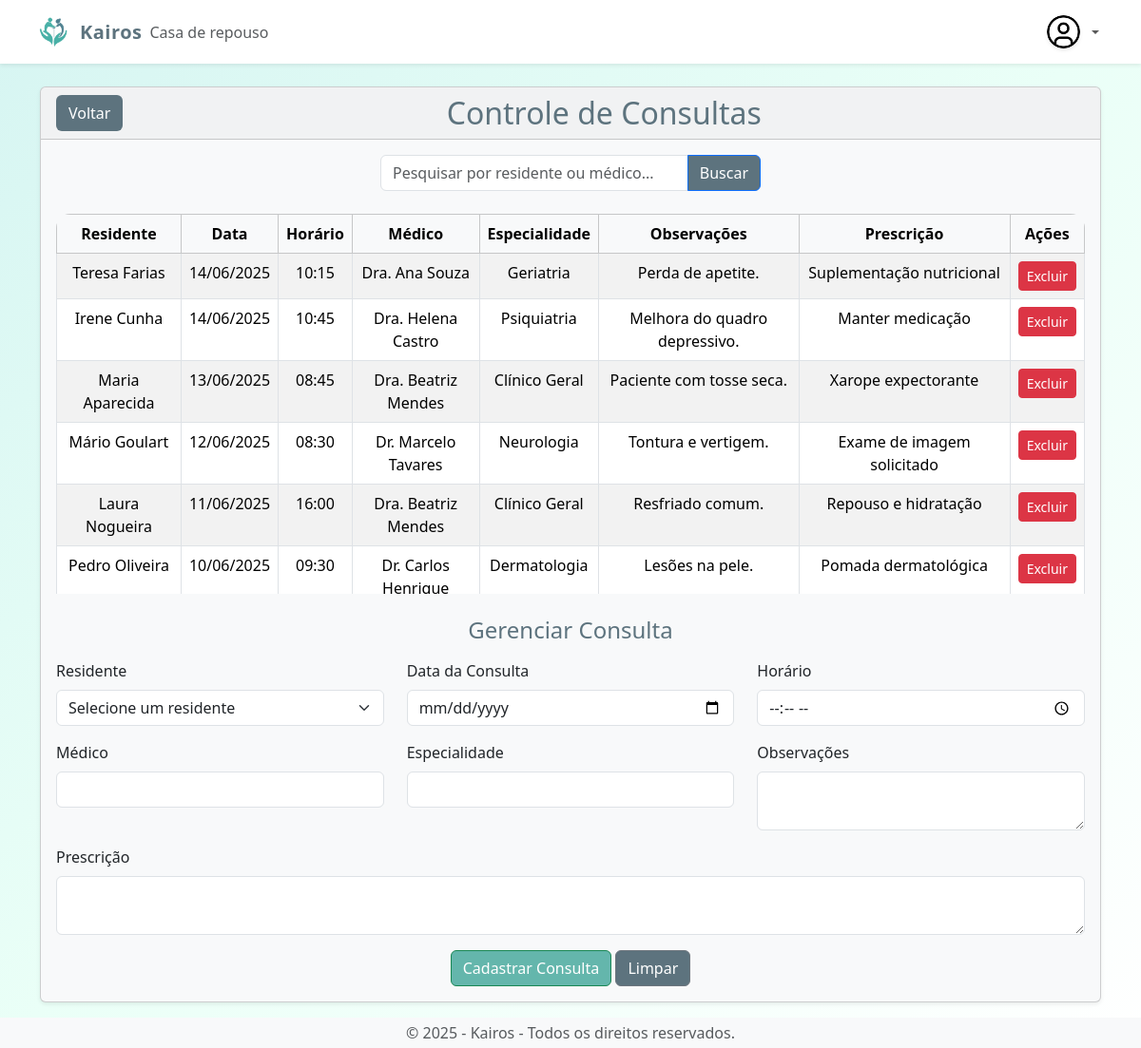
The app's page /listConsultas.php (signed in) with its own data.
### tables this page shows
CREATE TABLE `tb_consultas` (
  `id` int(11) NOT NULL,
  `resident_id` int(11) NOT NULL,
  `data_consulta` date NOT NULL,
  `horario` time DEFAULT NULL,
  `medico` varchar(255) NOT NULL,
  `especialidade` varchar(100) DEFAULT NULL,
  `observacoes` text DEFAULT NULL,
  `prescricao` text DEFAULT NULL
);

CREATE TABLE `tb_residentes` (
  `id` int(11) NOT NULL,
  `nome` varchar(255) NOT NULL,
  `data_nasc` date DEFAULT NULL,
  `cpf` varchar(14) NOT NULL,
  `rg` varchar(20) DEFAULT NULL,
  `telefone` varchar(20) DEFAULT NULL,
  `endereco` text DEFAULT NULL,
  `email` varchar(100) DEFAULT NULL,
  `quarto` varchar(50) DEFAULT NULL,
  `medicamentos` text DEFAULT NULL,
  `alergias` text DEFAULT NULL,
  `restricoes_alimentares` text DEFAULT NULL,
  `responsavel_nome` varchar(255) DEFAULT NULL,
  `responsavel_telefone` varchar(20) DEFAULT NULL,
  `responsavel_email` varchar(100) DEFAULT NULL,
  `parente_grau` varchar(50) DEFAULT NULL
);

### consultasQuerys.php (called while the page is built, shortened)
<?php
if (!empty($search)) {
    $query = $pdo->prepare("
        SELECT c.*, r.nome AS residente
        FROM tb_consultas c
        JOIN tb_residentes r ON c.resident_id = r.id
        WHERE r.nome LIKE :search OR c.medico LIKE :search
        ORDER BY c.data_consulta DESC, c.horario ASC
    ");
    $query->execute(['search' => "%$search%"]);
} else {
    $query = $pdo->query("
        SELECT c.*, r.nome AS residente
        FROM tb_consultas c
        JOIN tb_residentes r ON c.resident_id = r.id
        ORDER BY c.data_consulta DESC, c.horario ASC
    ");
}
$consultas = $query->fetchAll(PDO::FETCH_ASSOC);
?>

### listConsultas.php (the view, shortened to what this page needs)
<?php
include_once "header.php";
include_once "dbConnection.php";
$search = $_GET['search'] ?? '';
include_once "consultasQuerys.php";
?>
<main class="container mt-4 mb-5">
    <div class="card bg-light shadow-sm rounded-lg mb-5">
        <div class="card-header">
            <div class="d-flex justify-content-between align-items-center">
                <a href="dashboard.php" class="btn text-white" style="background-color: #5D737E;">Voltar</a>
                <h2 class="mb-0 text-center flex-grow-1 color1">Controle de Consultas</h2>
            </div>
        </div>
        <div class="card-body d-flex flex-column">
            <form method="GET" class="mb-4">
                <div class="input-group mx-auto" style="max-width: 400px;">
                    <input type="text" name="search" class="form-control" placeholder="Pesquisar por residente ou médico..." value="<?= htmlspecialchars($search) ?>">
                    <button class="btn btn-primary" type="submit" style="background-color: #5D737E;">Buscar</button>
                </div>
            </form>
            <div class="table-responsive table-rounded flex-grow-1" style="max-height: 400px; overflow-y: auto;">
                <table class="table table-bordered table-striped mb-0 text-center">
                    <thead class="table-light">
                        <tr>
                            <th>Residente</th>
                            <th>Data</th>
                            <th>Horário</th>
                            <th>Médico</th>
                            <th>Especialidade</th>
                            <th>Observações</th>
                            <th>Prescrição</th>
                            <th>Ações</th>
                        </tr>
                    </thead>
                    <tbody>
                        <?php if (count($consultas) > 0): ?>
                            <?php foreach ($consultas as $consulta): ?>
                                <tr class="editable-row"
                                    data-id="<?= $consulta['id'] ?>"
                                    data-resident_id="<?= $consulta['resident_id'] ?>"
                                    data-data_consulta="<?= $consulta['data_consulta'] ?>"
                                    data-horario="<?= $consulta['horario'] ?>"
                                    data-medico="<?= htmlspecialchars($consulta['medico']) ?>"
                                    data-especialidade="<?= htmlspecialchars($consulta['especialidade']) ?>"
                                    data-observacoes="<?= htmlspecialchars($consulta['observacoes']) ?>"
                                    data-prescricao="<?= htmlspecialchars($consulta['prescricao']) ?>">
                                    <td><?= htmlspecialchars($consulta['residente']) ?></td>
                                    <td><?= htmlspecialchars(date('d/m/Y', strtotime($consulta['data_consulta']))) ?></td>
                                    <td><?= htmlspecialchars(substr($consulta['horario'], 0, 5)) ?></td>
                                    <td><?= htmlspecialchars($consulta['medico']) ?></td>
                                    <td><?= htmlspecialchars($consulta['especialidade']) ?></td>
                                    <td><?= htmlspecialchars($consulta['observacoes']) ?></td>
                                    <td><?= htmlspecialchars($consulta['prescricao']) ?></td>
                                    <td>
                                        <form method="POST" class="d-inline">
                                            <button type="submit" class="btn btn-danger btn-sm" onclick="return confirm('Tem certeza que deseja excluir esta consulta?')">Excluir</button>
                                        </form>
                                    </td>
                                </tr>
                            <?php endforeach; ?>
                        <?php else: ?>
                            <tr>
                                <td colspan="8" class="text-center">Nenhuma consulta encontrada.</td>
                            </tr>
                        <?php endif; ?>
                    </tbody>
                </table>
            </div>
            <div class="mt-4">
                <h4 class="text-center color1">Gerenciar Consulta</h4>
                <form method="POST" class="mt-3">
                    <div class="row mb-3">
                        <div class="col-md-4">
                            <label for="resident_id" class="form-label">Residente</label>
                            <select class="form-select" id="resident_id" name="resident_id" required>
                                <?php
                                $residentes = $pdo->query("SELECT id, nome FROM tb_residentes ORDER BY nome ASC")->fetchAll(PDO::FETCH_ASSOC);
                                if (count($residentes) > 0):
                                    echo "<option value='' disabled selected>Selecione um residente</option>";
                                else:
                                    echo "<option value='' disabled selected>Nenhum residente disponível</option>";
                                endif;
                                ?>
                            </select>
                        </div>
                        <div class="col-md-4">
                            <label for="data_consulta" class="form-label">Data da Consulta</label>
                            <input type="date" class="form-control" id="data_consulta" name="data_consulta" required>
                        </div>
                        <div class="col-md-4">
                            <label for="horario" class="form-label">Horário</label>
                            <input type="time" class="form-control" id="horario" name="horario">
                        </div>
                    </div>
                    <div class="row mb-3">
                        <div class="col-md-4">
                            <label for="medico" class="form-label">Médico</label>
                            <input type="text" class="form-control" id="medico" name="medico" required>
                        </div>
                        <div class="col-md-4">
                            <label for="especialidade" class="form-label">Especialidade</label>
                            <input type="text" class="form-control" id="especialidade" name="especialidade">
                        </div>
                        <div class="col-md-4">
                            <label for="observacoes" class="form-label">Observações</label>
                            <textarea class="form-control" id="observacoes" name="observacoes"></textarea>
                        </div>
                    </div>
                    <div class="row mb-3">
                        <div class="col-md-12">
                            <label for="prescricao" class="form-label">Prescrição</label>
                            <textarea class="form-control" id="prescricao" name="prescricao"></textarea>
                        </div>
                    </div>
                    <div class="text-center">
                        <button type="submit" class="btn btn-success" style="background-color: #64B6AC;" id="submit-button">Cadastrar Consulta</button>
                        <button type="button" class="btn btn-secondary" style="background-color: #5D737E;" id="new-button">Limpar</button>
                    </div>
                </form>
            </div>
        </div>
    </div>
</main>
<?php include_once "footer.php"; ?>

### style.css (style rules this page uses)
.color1 { color: #5D737E; }
body { background: linear-gradient(to bottom right, #d6f5f2, #eafff7, #ffffff); min-height: 100vh; }
.table-rounded table { border-radius: 15px; overflow: hidden; }
.rounded-lg { border-radius: 15px; }
.table-responsive { position: relative; overflow-y: auto; max-height: 400px; }
.table thead th { position: sticky; top: 0; z-index: 2; background-color: #f8f9fa; }

### records on screen
tb_consultas: resident.nome "Teresa Farias", data_consulta "14/06/2025", horario "10:15", medico "Dra. Ana Souza", especialidade "Geriatria", observacoes "Perda de apetite.", prescricao "Suplementação nutricional"
tb_consultas: resident.nome "Irene Cunha", data_consulta "14/06/2025", horario "10:45", medico "Dra. Helena Castro", especialidade "Psiquiatria", observacoes "Melhora do quadro depressivo.", prescricao "Manter medicação"
tb_consultas: resident.nome "Maria Aparecida", data_consulta "13/06/2025", horario "08:45", medico "Dra. Beatriz Mendes", especialidade "Clínico Geral", observacoes "Paciente com tosse seca.", prescricao "Xarope expectorante"
tb_consultas: resident.nome "Mário Goulart", data_consulta "12/06/2025", horario "08:30", medico "Dr. Marcelo Tavares", especialidade "Neurologia", observacoes "Tontura e vertigem.", prescricao "Exame de imagem solicitado"
tb_consultas: resident.nome "Laura Nogueira", data_consulta "11/06/2025", horario "16:00", medico "Dra. Beatriz Mendes", especialidade "Clínico Geral", observacoes "Resfriado comum.", prescricao "Repouso e hidratação"
tb_consultas: resident.nome "Pedro Oliveira", data_consulta "10/06/2025", horario "09:30", medico "Dr. Carlos Henrique", especialidade "Dermatologia", observacoes "Lesões na pele.", prescricao "Pomada dermatológica"
